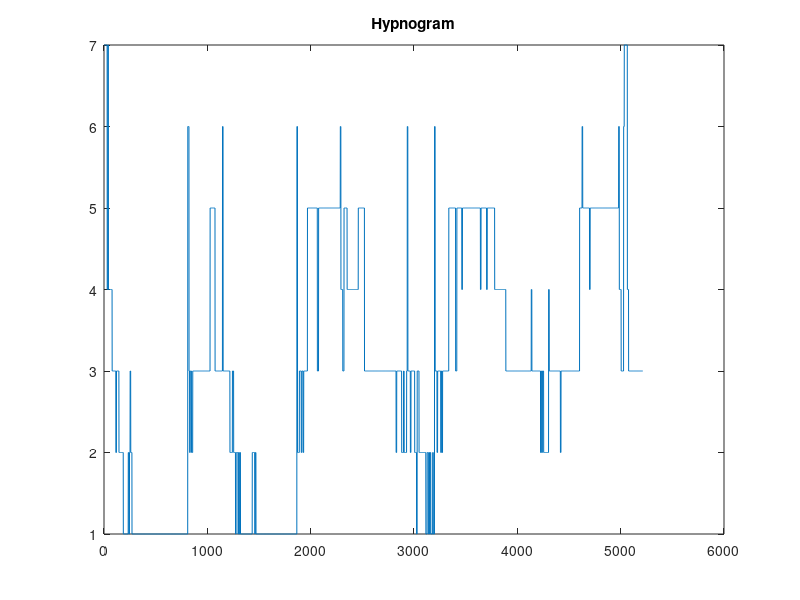

Write MATLAB code to recreate this figure. (Note: this script raises an error after producing the figure.)
% A demonstration of the HMM software using a Gaussian observation
% model on AR features extracted from an overnight sleep EEG  recording.
clear
disp(sprintf(['A demonstration of the HMM software using a Gaussian' ...
	      ' observation model on AR features extracted from an' ...
	      ' overnight sleep EEG  recording.\n']));
disp(sprintf('Press a key to continue\n\n'));
pause;


load 14ar.mat
T=size(A,1);
figure
plot(hyp),title('Hypnogram'),drawnow;

disp(sprintf(['The data are Autoregressive coefficients extracted from' ...
	      ' sleep EEG recordings. The figure the manually scored' ...
	      ' sleep profile, the so-called hypnogram\n']));
disp(sprintf('Press a key to continue\n\n'));
pause;


% Train up GMM on this data
hmm.K=7;
disp(sprintf('Initialising a GMM to %d kernels (Might take a while!)\n\n', ...
	      hmm.K));

hmm=hmminit(A,hmm);
hmm.obsmodel='Gauss';
obsoptions=struct('prrasc',1);
hmm=obsinit(A,hmm,obsoptions);


disp(sprintf(['I can set the priors so as to emphasis on fewer transitions' ...
	      ' between sleep stages, or by extracting the prior ' ...
	      'information from the hypnogram\n']));
disp(sprintf('Press a key to continue\n\n'));
pause;


% emphasising on few transitions
hmm.priors.Dir2d_alpha=ones(hmm.K)+2*eye(hmm.K);

% Alternatively, we can train the model by setting the priors
% according ot the hypnogram
%   N=length(hyp);
%   [H,X,Ntot]  = mdhistogramm([hyp(1:N-1) hyp(2:N) ],[7 7]);
%   hmm.priors.Dir2d_alpha=ceil(ceil(rdiv(H,sum(H,2))*100/50))'+1;

hmm.train.obsupdate=ones(1,hmm.K);    % update observation models ?
hmm.train.init=1;         % Yes, we've already done initialisation

disp(sprintf('We will now train the HMM using Baum/Welch\n'));
disp(sprintf('Press a key to continue\n\n'));
pause;

hmm=hmmtrain(A,T,hmm);

[block]=hmmdecode(A,T,hmm);

disp(sprintf('Sorting and filtering State sequence \n'));
disp(sprintf('Press a key to continue\n\n'));
pause;

% sorting the labels s.t. lowest starts first
block.sq_star=ones(size(block.q_star));
l=block.q_star(1);
for i=1:hmm.K
  ndx=find(~ismember(block.q_star,l));
  block.sq_star(ndx(:))=block.sq_star(ndx(:))+ones(1,length(ndx));
  if isempty(ndx), break; else l=[l block.q_star(ndx(1))]; end;
end;

figure
subplot(211),plot(hyp),title('(Manual) Hypnogramm');
subplot(212),plot(movmed(block.sq_star,11)),
title('HMM Classification (11pt Median Filtered)');

disp(' ');
disp(sprintf(['The comparison shows that HMMs typically merge several' ...
	     ' manually scored states into one state. That is in part' ...
	     ' because the human labels might apply to only a fraction' ...
	     ' of the scoring window, whilst HMMs have much higher' ...
	     ' resolution\n\n\n']));
	     






